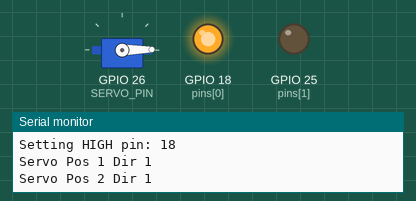
Simulated run of this sketch. Board: ESP32. On the bench: servo, output pins drawn as LEDs (lit = HIGH), the last lines printed to the serial monitor.

Above: at 0.15 s.
At 1.1 s:
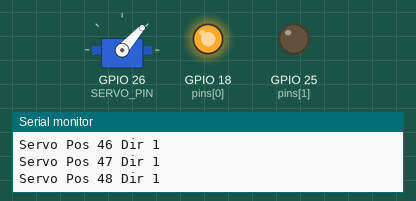
At 2.05 s:
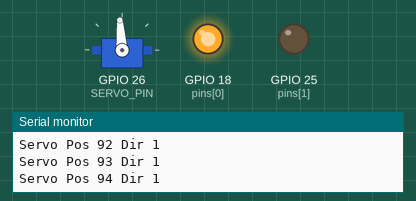
At 4.0 s:
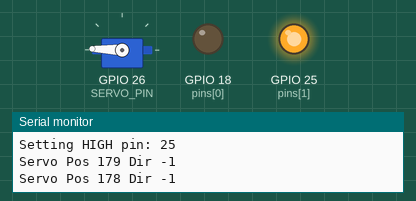
At 5.95 s:
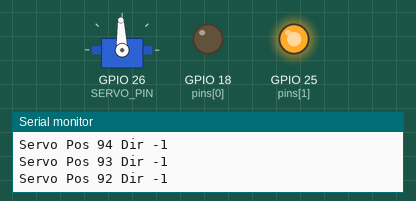
At 7.9 s:
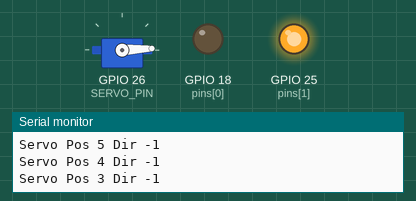
Timing chart, 0 to 10.3 s (numbered marks = the images above):
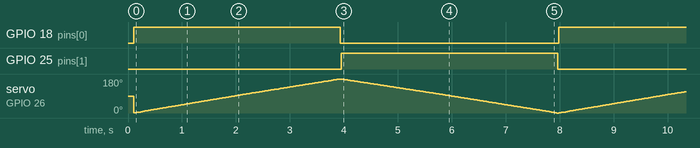

The sketch:

servo_test.ino
```cpp
#include <ESP32Servo.h>
#define SERVO_PIN 26  // ESP32 pin GPIO26 connected to servo motor
Servo servoMotor;

const int pins[] = { 18, 25 };
int servoPos = 0;
int pin_count = 2;


void moveServo(int count, int stepDir){
  for (int i = 0; i < count; i ++) {
    servoPos += stepDir;
    servoMotor.write(servoPos);
    Serial.print("Servo Pos ");
    Serial.print(servoPos);
    Serial.print(" Dir ");
    Serial.println(stepDir);
    delay(10); // waits 10ms to reach the position
  }
}

void setup() {
  Serial.begin(9600);
  Serial.print("Attaching Servo Motor");
  servoMotor.attach(SERVO_PIN);  // attaches the servo on ESP32 pin
  moveServo(0, 1);
  delay(100);
  for (int i = 0; i < pin_count; i++) {
    Serial.print("Enable output pin: ");
    Serial.println(pins[i]);
    pinMode(pins[i], OUTPUT);
  }
}

void loop() {
  int dir = 1;
  for (int i = 0; i < pin_count; i++) {
    Serial.print("Setting HIGH pin: ");
    Serial.println(pins[i]);
    digitalWrite(pins[i], HIGH);  // Set GPIOxx active high
    moveServo(180, dir);
    digitalWrite(pins[i], LOW);  // Set GPIOxx active high
    dir = dir * -1;
  }
}
```

Measured:
- by itself, GPIO 18 (pins[0]): alternates HIGH for 3.8 s and LOW for 4.0 s
- by itself, GPIO 25 (pins[1]): alternates HIGH for 4.0 s and LOW for 3.9 s
